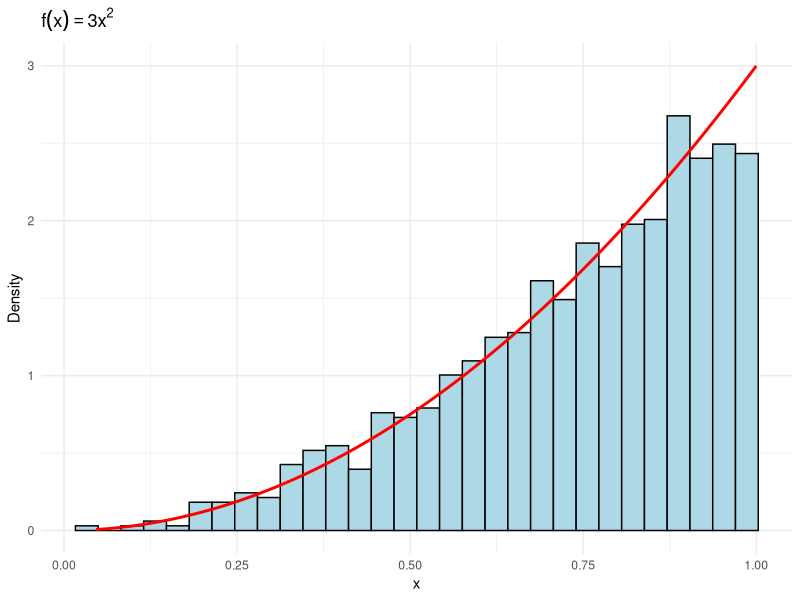
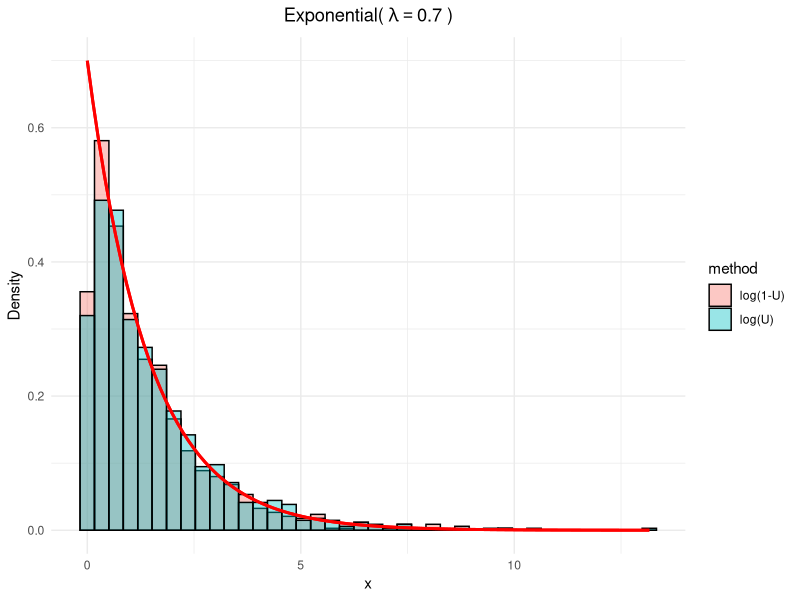
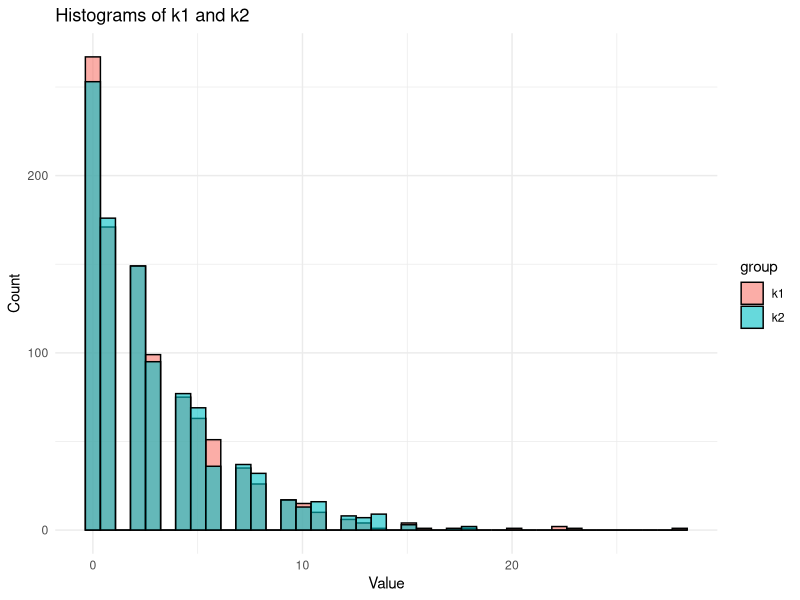
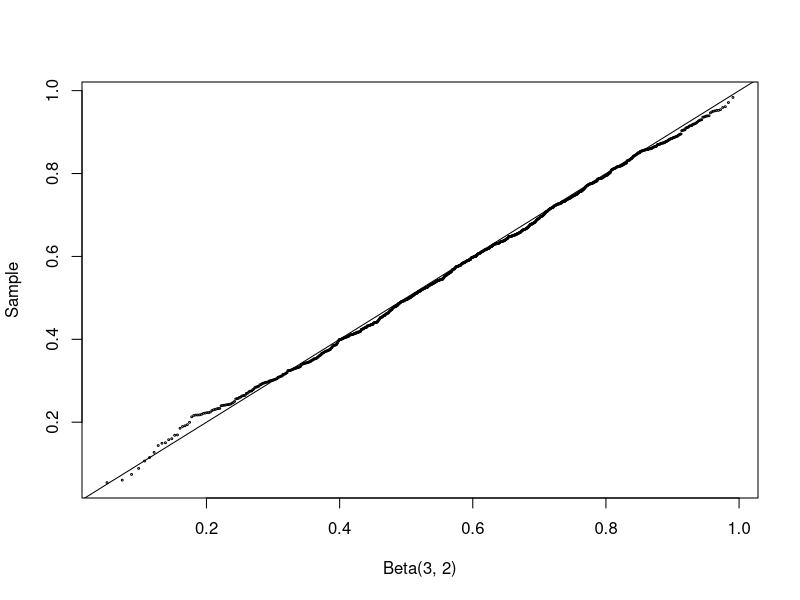

Write the R code that produced these figures, in order.
## ---- chunk 1
library(ggplot2)

# Set global theme
theme_set(
  theme_minimal() +
    theme(
      plot.title = element_text(hjust = 0.5)  # center title
    )
)
## ---- chunk 2
set.seed(777)
sample(c(0,1), size = 10, replace = TRUE)  # with replacement

# Lottery ticket
sample(1:999999, size = 5, replace = FALSE)

sample(toupper(letters))
## ---- chunk 3
set.seed(777)
N <- 1000
uVec <- runif(N)
xVec <- uVec^(1/3)

df <- data.frame(x = xVec)

# Density histogram with theoretical density overlay
ggplot(df, aes(x)) +
  geom_histogram(aes(y = ..density..), bins = 30,
                 fill = "lightblue", color = "black") +
  stat_function(fun = function(x) 3*x^2,
                color = "red", size = 1) +
  labs(title = expression(f(x) == 3*x^2),
       y = "Density", x = "x") + theme_minimal()
## ---- chunk 4
set.seed(777)
N <- 1000
lambda <- 0.7
uVec <- runif(N)
xVec_1 <- - (1/lambda) * log(uVec)
xVec_2 <- - (1/lambda) * log(1-uVec)

# Put data into long format for ggplot
df <- data.frame(
  value = c(xVec_1, xVec_2),
  method = rep(c("log(U)", "log(1-U)"), each = N)
)

# Theoretical density function
exp_density <- function(x) lambda * exp(-lambda * x)

# Plot
ggplot(df, aes(x = value, fill = method)) +
  geom_histogram(aes(y = ..density..), bins = 40,
                 position = "identity", alpha = 0.4, color = "black") +
  stat_function(fun = exp_density, color = "red", size = 1) +
  labs(title = bquote("Exponential(" ~ lambda == .(lambda) ~ ")"),
       x = "x", y = "Density") 
## ---- chunk 5
set.seed(777)
n <- 1000
p <- 0.4
u <- runif(n)
x <- as.integer(u > 0.6)  # (u > 0.6) is a logical vector

(m_x <- mean(x));  (v_x <- var(x))
## ---- chunk 6
set.seed(999)
n <- 1000
p <- 0.25
u <- runif(n)
k1 <- ceiling(log(1-u) / log(1-p)) - 1

## ---- chunk 7
k2 <- floor(log(u) / log(1-p))
df <- data.frame(
  value = c(k1, k2),
  group = rep(c("k1", "k2"), each = length(k1))
)

# Plot both histograms side by side
ggplot(df, aes(x = value, fill = group)) +
  geom_histogram(alpha = 0.6, position = "identity", bins = 40, color = "black") +
  labs(title = "Histograms of k1 and k2", x = "Value", y = "Count") + 
  theme_minimal()
## ---- chunk 8
set.seed(7777)
N <- 1000
ell_accept <- 0       # counter for accepted
iter <- 0       # iterations
y <- rep(0, N)

while (ell_accept < N) {
  u <- runif(1)
  iter <- iter + 1
  x <- runif(1)   # random variate from g
  if (x * (1-x) > u) {
    # we accept x
    ell_accept <- ell_accept + 1
    y[ell_accept] <- x
  }
}

iter


## ---- chunk 9
set.seed(777)
n <- 1000
a <- 3
b <- 2
u <- rgamma(n, shape = a, rate = 1)
v <- rgamma(n, shape = b, rate = 1)
x <- u / (u + v)
## ---- chunk 10
q <- qbeta(ppoints(n), a, b)
qqplot(q, x, cex = 0.25, xlab = "Beta(3, 2)", ylab = "Sample")
abline(0, 1)
